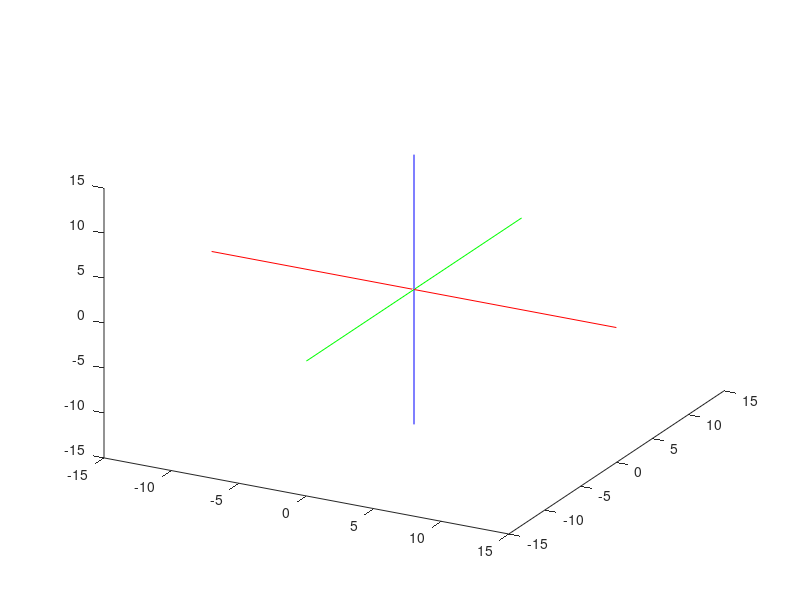

The MATLAB script that drew this image: (Note: this script raises an error after producing the figure.)
close all;
figure;
X = [1 5 -3 9]';
Y = [8 7 3 1]';
Z = [6 9 5 2]';
X1 = [1 5 -3 9]';
Y1 = [8 7 3 1]';
Z1 = [6 9 5 2]';
T = [1 2 3; 1 2 4; 2 3 4; 1 3 4];
hold on;
trisurf(T,X,Y,Z);
tett = 1:1:180;

for ii = 1:length(tett)
    clf;
    hold on;
    xlim([-15 15]);
    ylim([-15 15]);
    zlim([-15 15]);
    view(28, 31);
    plot3([0 0], [0 0], [-15 15], 'color', 'b');
    plot3([0 0], [-15 15], [0 0], 'color', 'g');
    plot3([-15 15], [0 0], [0 0], 'color', 'r');
    tetta = tett(ii) / 180 * pi;
    vector = [4 3 2];
    del = sqrt(vector(1)^2 + vector(2)^2 +vector(3)^2);
    q = [cos(tetta) sin(tetta)*vector(1)/del sin(tetta)*vector(2)/del sin(tetta)*vector(3)/del];
    qt = [cos(tetta) -sin(tetta)*vector(1)/del -sin(tetta)*vector(2)/del -sin(tetta)*vector(3)/del];
    for i = 1:4
        vector = [0 X(i) Y(i) Z(i)];
        vector = multiple(multiple(q, vector), qt);
        X1(i) = vector(2); Y1(i) = vector(3); Z1(i) = vector(4);
    end;
    trisurf(T,X1,Y1,Z1);
    
    pause(0.00003);
end